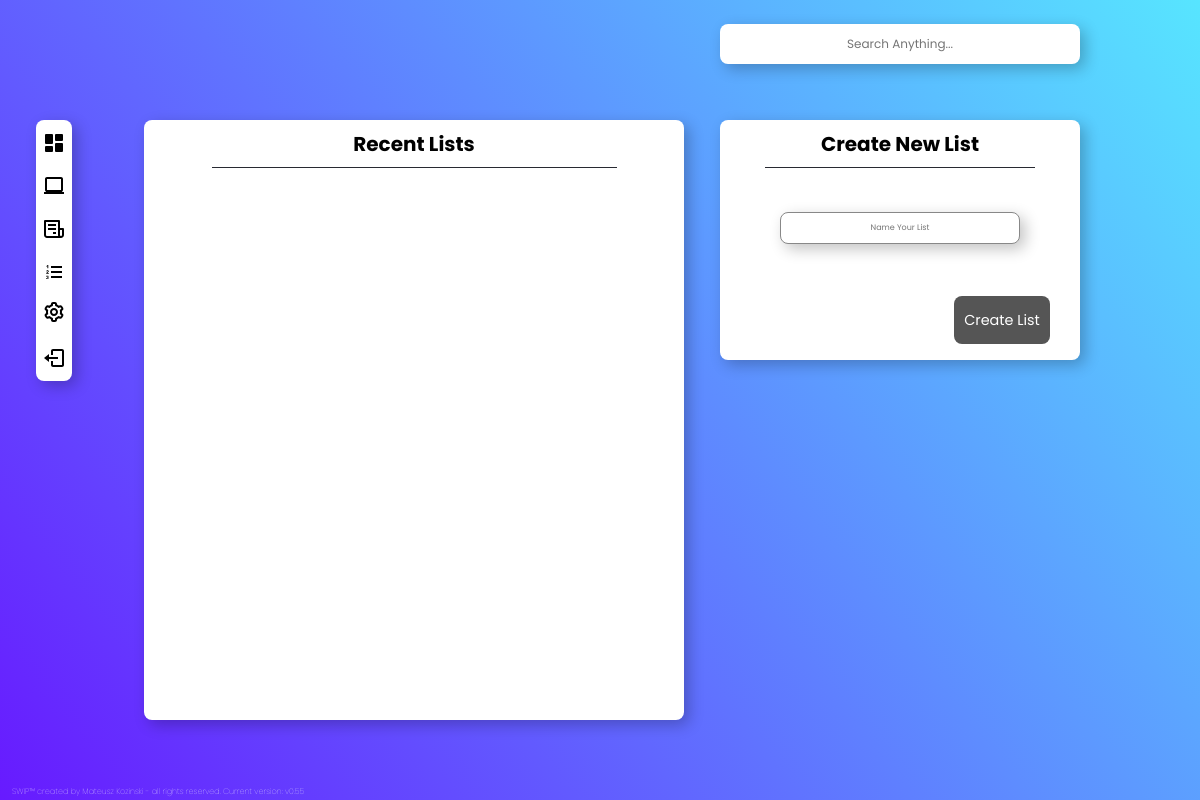
The app's page /lists, older data.
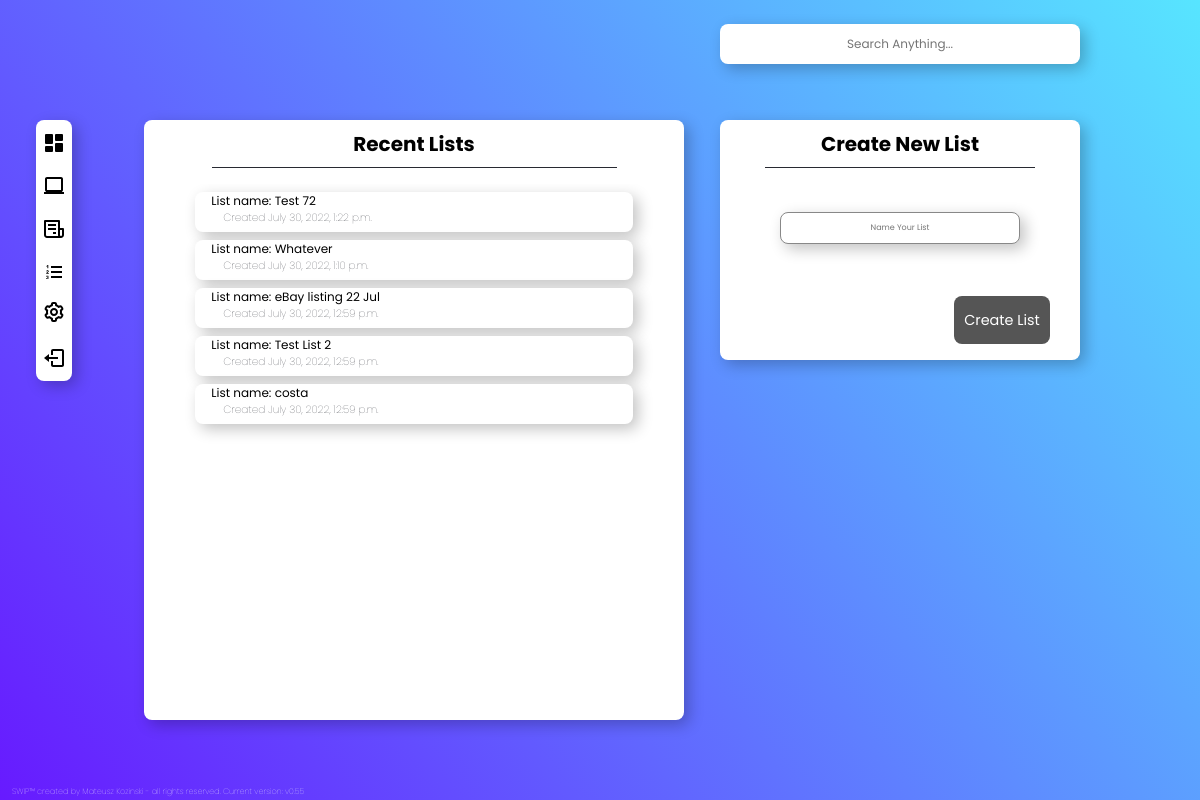
The same page, newer data.
### SWIPapp/models.py (models this page shows)
class Lists(models.Model):
    ListName = models.CharField(max_length=100, default='')
    AttachedAssets = models.ManyToManyField(Asset)
    Created = models.DateTimeField(auto_now_add=True)
    class Meta:
        ordering =['-Created']

### SWIPapp/views.py (the view)
# urls.py: path('lists', views.lists, name='lists'),
def lists(request):
    list = Lists.objects.filter()[:20]
    form = CreateNewList()
    if request.method == 'POST':
        form = CreateNewList(request.POST)
        if form.is_valid():
            form.save()
    context = {'list':list,
                'form':form
    }
    return render (request, 'SWIPapp/lists.html', context)

### SWIPapp/forms.py
class CreateNewList(forms.ModelForm):
    class Meta:
        model = Lists
        fields = ('ListName', )
        widgets = {
            'ListName': forms.TextInput(attrs={'class': 'ListName', 'placeholder': 'Name Your List'}),
    }

### SWIPapp/templates/SWIPapp/lists.html (shortened to what this page needs)
{% extends "SWIPapp/navbar.html" %}
{% load static %}
{%block content%}
<div class="recentorders">
    <div class='listtitle'>
        <h4> Recent Lists </h4>
    </div>
    <div class='listcontainer'>
        {%for i in list %}
        <a href='/list/{{i.id}}'>
            <div class="listitem2">
                <p class="maininfo"> List name: {{i.ListName}}</p>
                <p class="moreinfo"> Created {{i.Created}} </p>
            </div>
        </a>
        {% endfor %}
    </div>
</div>
<div class='createorder'>
    <div class='listtitle'><h4> Create New List</h4></div>
    <form method="POST" action =''>
    {{form.ListName}}
    <button class="submitbtn", name="save">Create List</button>
</form>
</div>
{% endblock %}

Row changes from the older to the newer data that the page shows:
added Lists: ListName "Test 72", Created "July 30, 2022, 1:22 p.m."
added Lists: ListName "Whatever", Created "July 30, 2022, 1:10 p.m."
added Lists: ListName "eBay listing 22 Jul", Created "July 30, 2022, 12:59 p.m."
added Lists: ListName "Test List 2", Created "July 30, 2022, 12:59 p.m."
added Lists: ListName "costa", Created "July 30, 2022, 12:59 p.m."
